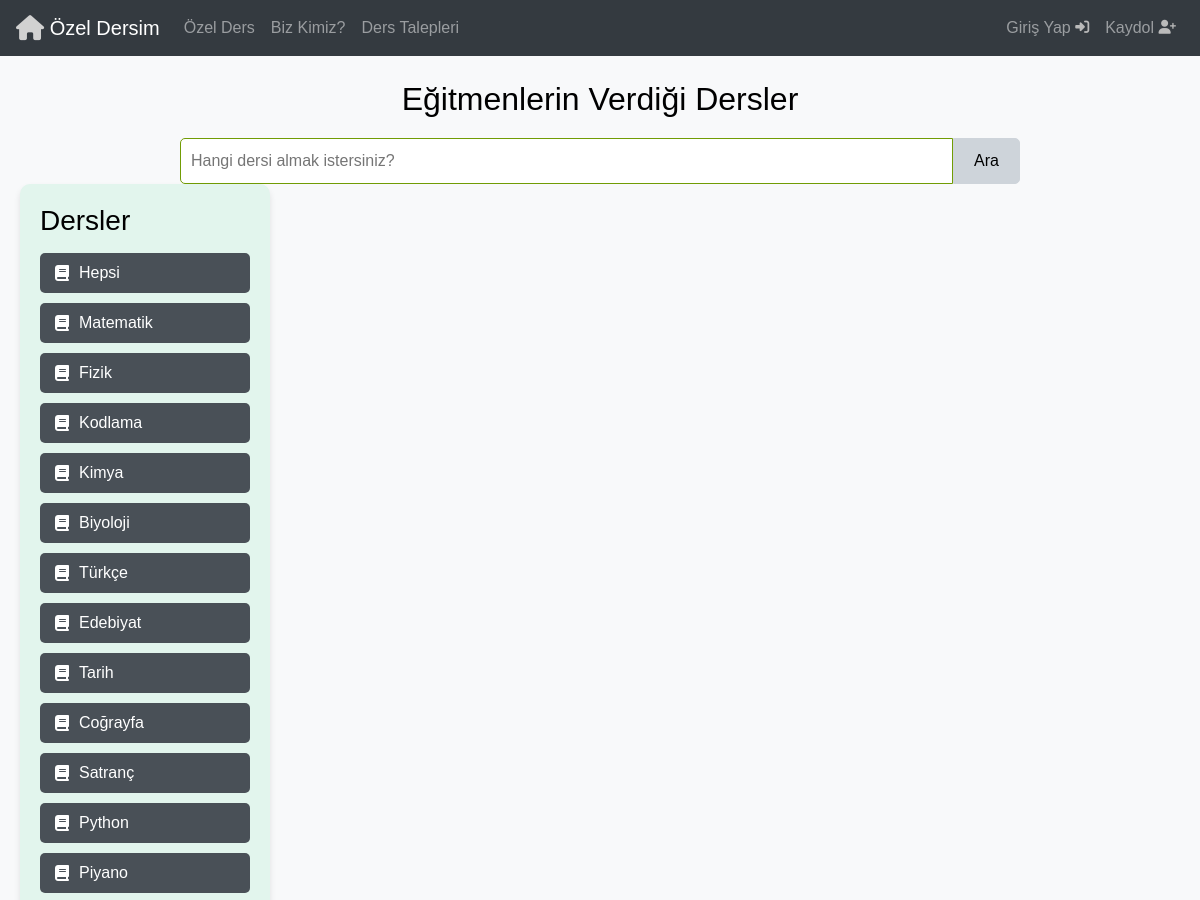
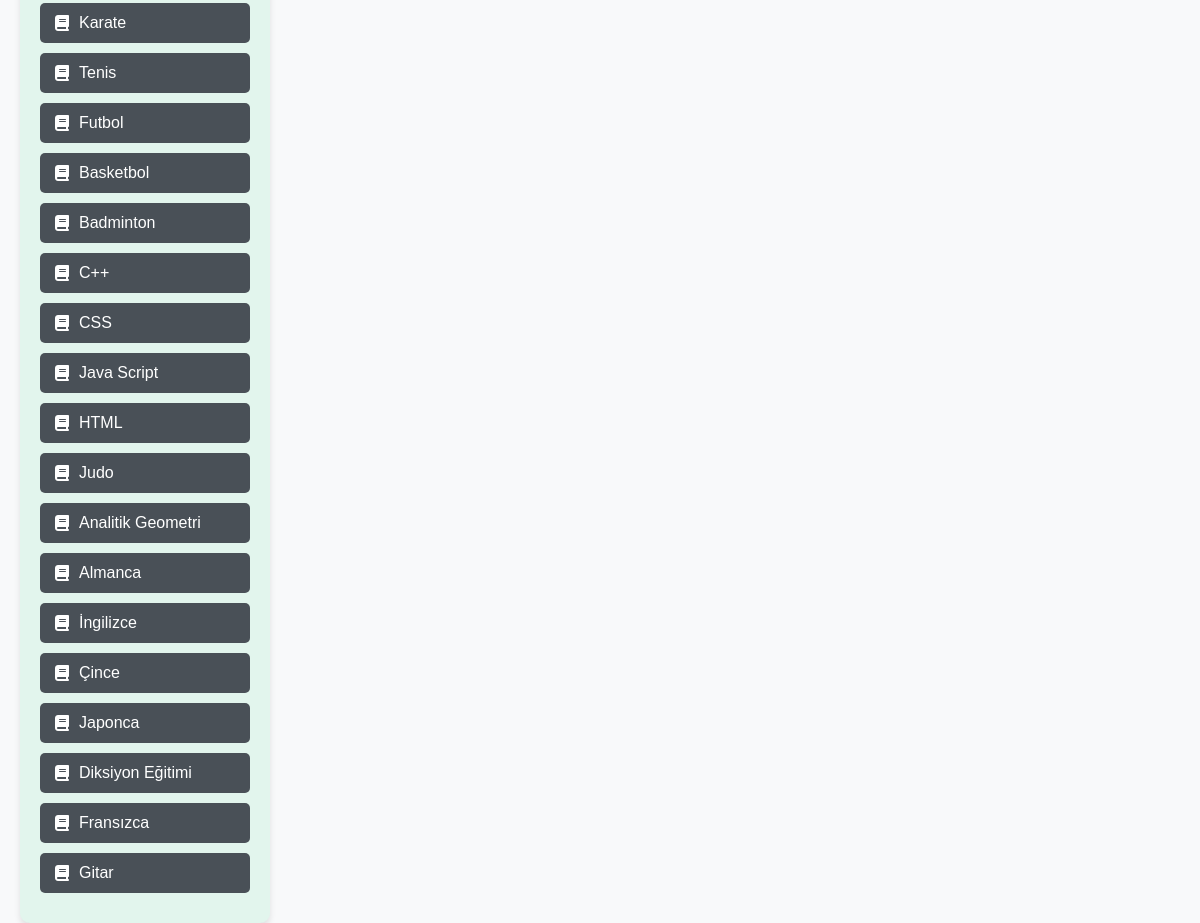
/OzelDers/?q=Satranç, run on an earlier commit of the app's database (2 pictures, top to bottom).
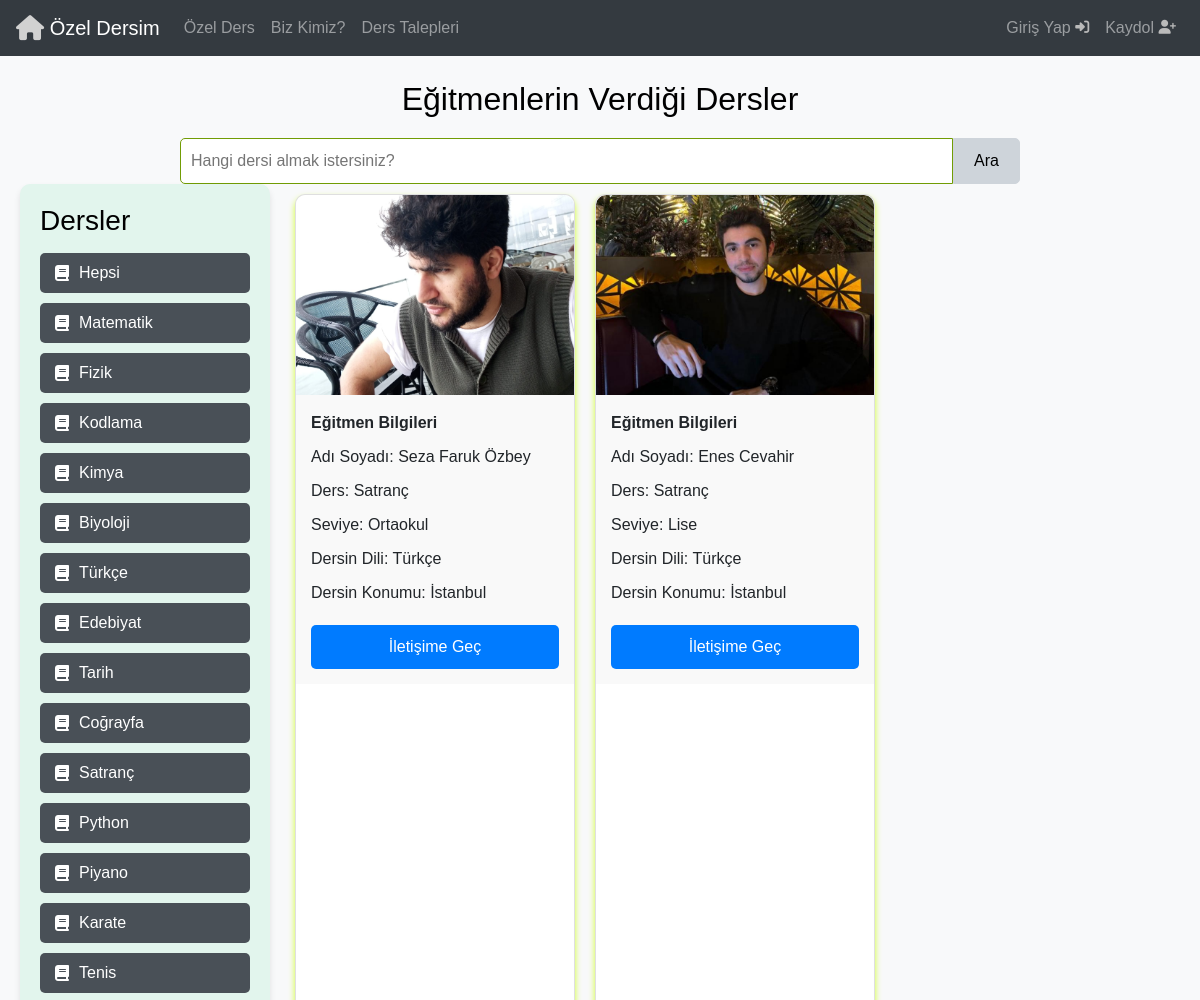
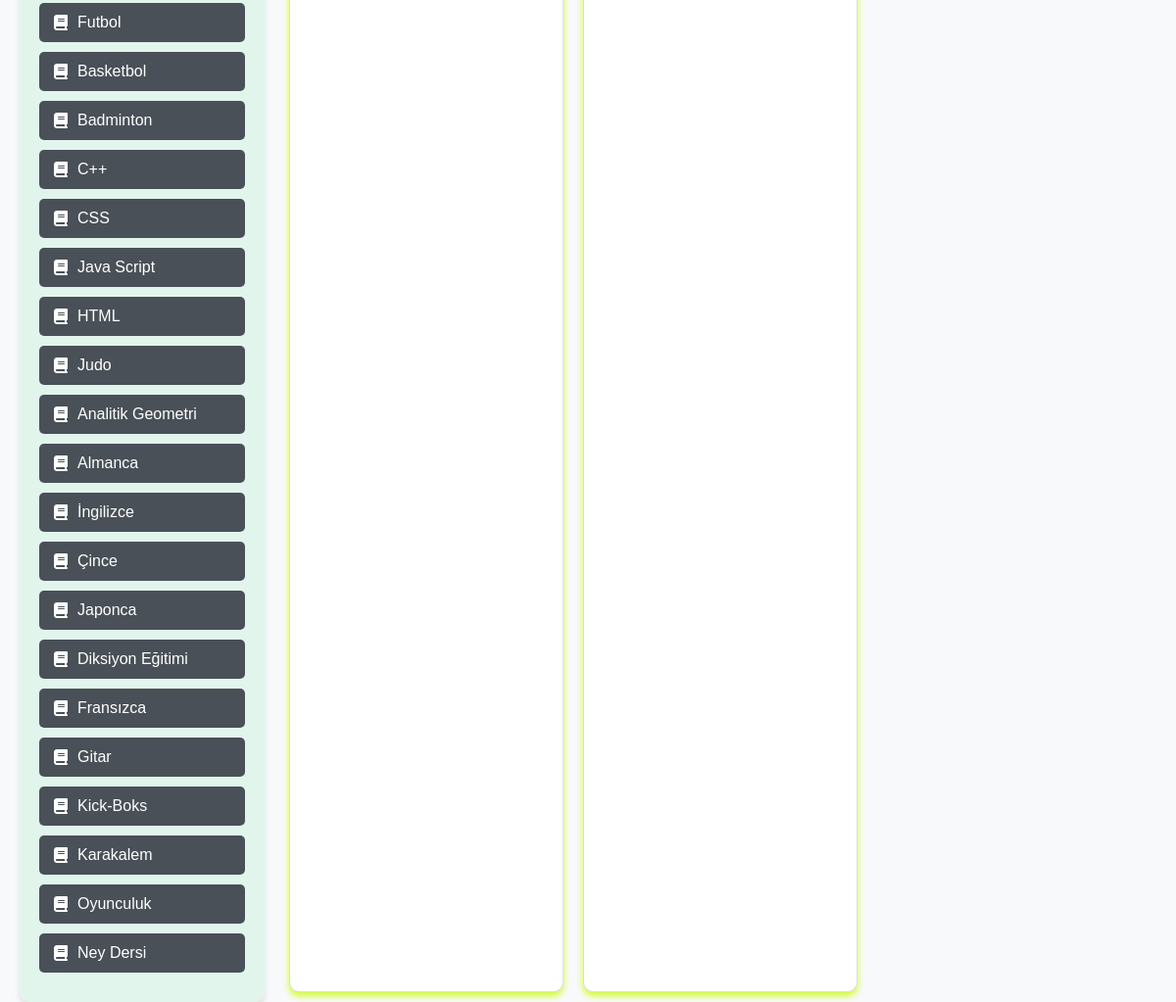
And on a later commit of the database (2 pictures, top to bottom).
### Base/models.py (models this page shows, shortened)
class Ders(models.Model):
  ders = models.CharField(max_length=50)
  def __str__(self) :
    return self.ders

class VerilenDersler(models.Model):
  seviye = [
    ('İlkokul', 'İlkokul'),
    ('Ortaokul', 'Ortaokul'),
    ('Lise', 'Lise'),
    ('Universite', 'Üniversite'),
    ('Yukseklisans','Yüksek Lisans'),
  ]
  ders = models.ForeignKey(Ders, on_delete=models.CASCADE)
  saatlik_ucret = models.IntegerField(validators=[MinValueValidator(0)])
  egitmen = models.ForeignKey(User, on_delete=models.CASCADE)
  ders_dili = models.ForeignKey(Dil, on_delete=models.CASCADE)
  sehir = models.ForeignKey(Sehir, on_delete=models.CASCADE)
  ders_seviyesi = models.CharField(max_length=50, choices=seviye)

class Profile(models.Model):
  secenek1 = [
    ('erkek','Erkek'),
    ('kadin','Kadın'),
  ]
  secenek2 = [
    ('egitmen','Eğitmen'),
    ('ogrenci','Öğrenci'),
  ]
  user = models.OneToOneField(User, null=True, on_delete=models.CASCADE)
  kullanici_tipi = models.CharField(max_length=50,null=False, choices=secenek2)
  bio = models.TextField(max_length=200, null=True,blank=True, default=None)
  profil_foto = models.ImageField(upload_to='avatarlar',null=True,blank=True,)
  cinsiyet = models.CharField(max_length=50,choices=secenek1)

class Dil(models.Model):
  dil = models.CharField(max_length=50)
  def __str__(self):
    return self.dil

class Sehir(models.Model):
  sehir = models.CharField(max_length=50)
  def __str__(self):
    return self.sehir

### Base/views.py (the view)
# urls.py: path('OzelDers/',views.OzelDers,name='OzelDers' ),
def OzelDers(request):
   q = request.GET.get('q') if request.GET.get('q') != None else ''
   verilen_dersler = VerilenDersler.objects.filter(
      Q(ders__ders__icontains=q) |
      Q(egitmen__first_name__icontains=q) |
      Q(egitmen__last_name__icontains=q) |
      Q(egitmen__username__icontains=q) |
      Q(egitmen__profile__cinsiyet__icontains=q) |
      Q(ders_dili__dil__icontains=q) |
      Q(sehir__sehir__icontains=q) |
      Q(saatlik_ucret__icontains=q) |
      Q(ders_seviyesi=q)
       )
   dersler = Ders.objects.all()
   context = {'verilen_dersler' : verilen_dersler, 'dersler' : dersler}
   return render(request,'OzelDers.html',context)

### Templates/OzelDers.html (shortened to what this page needs)
{% include 'navbar.html' %}
<!DOCTYPE html>
<html lang="en">
  <head>
    <link
      rel="stylesheet"
      href="https://stackpath.bootstrapcdn.com/bootstrap/4.5.2/css/bootstrap.min.css"
    />
    <link
      rel="stylesheet"
      href="https://cdnjs.cloudflare.com/ajax/libs/font-awesome/6.5.2/css/all.min.css"
    />
  </head>
  <body>
    <br />
    <h2 style="color: black; text-align: center">
      Eğitmenlerin Verdiği Dersler
    </h2>
    <form method="GET" action="{% url 'OzelDers' %}" class="search-form">
      <input
        type="text"
        name="q"
        class="search-input"
        placeholder="Hangi dersi almak istersiniz?"
        aria-label="Arama"
        aria-describedby="basic-addon2"
      />
      <button type="submit" class="search-button">Ara</button>
    </form>
    <div class="main-container">
      <div class="filter-links">
        <h3>Dersler</h3>
        <div class="filter-container">
          <a href="{% url 'OzelDers' %}" class="filter-link"><i class="fas fa-book"></i>Hepsi</a>
          {% for ders in dersler %}
          <a href="{% url 'OzelDers' %}?q={{ders.ders}}" class="filter-link"
            ><i class="fas fa-book"></i>{{ders.ders}}</a
          >
          {% endfor %}
        </div>
      </div>
      <div class="container">
        {% for ders in verilen_dersler %}
        <div class="card" onclick="window.location='';">
          <a href="{% url 'HocaDetay' ders.id %}">
            {% if ders.egitmen.profile.profil_foto %}
            <img
              src="{{ MEDIA_URL }}{{ ders.egitmen.profile.profil_foto.url }}"
              alt="Öğretmen 1"
            />
            {% else %}
            <img
              src="https://t4.ftcdn.net/jpg/00/64/67/63/360_F_64676383_LdbmhiNM6Ypzb3FM4PPuFP9rHe7ri8Ju.jpg"
            />
            {% endif %}
          </a>
          <div class="instructor-info">
            <p style="font-weight: bold">Eğitmen Bilgileri</p>
            <p>
              Adı Soyadı: {{ ders.egitmen.first_name }} {{ders.egitmen.last_name}}
            </p>
            <p>Ders: {{ ders.ders }}</p>
            <p>Seviye: {{ ders.ders_seviyesi }}</p>
            <p>Dersin Dili: {{ ders.ders_dili }}</p>
            <p>Dersin Konumu: {{ ders.sehir }}</p>
            {% if request.user.is_authenticated %} {% if request.user !=  ders.egitmen %}
            <a href="{% url 'IletisimeGec2' ders.id %}" class="contact-btn"
              >İletişime Geç</a
            >
            {% endif %} {% else %}
            <a href="{% url 'register' %}" class="contact-btn">İletişime Geç</a>
            {% endif %}
          </div>
        </div>
        {% endfor %}
      </div>
    </div>
  </body>
</html>

### Templates/navbar.html (shortened to what this page needs)
<!DOCTYPE html>
<html lang="en">
<head>
  <link rel="stylesheet" href="https://cdn.jsdelivr.net/npm/bootstrap@4.6.2/dist/css/bootstrap.min.css">
  <link rel="stylesheet" href="https://cdnjs.cloudflare.com/ajax/libs/font-awesome/6.5.2/css/all.min.css">
</head>
<body>
  <nav class="navbar navbar-expand-lg navbar-dark bg-dark">
    <a class="navbar-brand" href="{% url 'Home' %}"> <i class="fa-solid fa-house fa-lg" style="color: #d1d1d1;"></i>
      <width="30" height="30" class="d-inline-block align-top " alt="">
        Özel Dersim
    </a>
    <div class="collapse navbar-collapse" id="navbarSupportedContent">
      <ul class="navbar-nav mr-auto">
        <li class="nav-item">
          <a class="nav-link" href="{% url 'OzelDers' %}">Özel Ders</a>
        </li>
        <li class="nav-item">
          <a class="nav-link" href="{% url 'biz_kimiz' %}">Biz Kimiz?</a>
        </li>
        <li class="nav-item">
          <a class="nav-link" href="{% url 'DersTalepleri' %}">Ders Talepleri</a>
        </li>
      </ul>
      <div class="user-links">
        {% if request.user.is_authenticated %}
        <ul class="navbar-nav ml-auto">
          <li class="nav-item">
            <a class="nav-link">Merhaba {{request.user}}! <i class="fa-solid fa-hand fa-shake fa-sm" style="color: #c9c9c9;"></i></a>
          </li>
          <li class="nav-item">
           <a class="nav-link" href="{% url 'profil' request.user.id  %}">
              Hesabım <i class="fa-solid fa-user fa-sm" style="color: #c2c4c7;"></i></i></i></i></i>
            </a>
          </li>
          <li class="nav-item">
            <a class="nav-link" href="{% url 'mesaj'  %}">
              Mesajlar <i class="fa-regular fa-message fa-sm" style="color: #c7c9cc;"></i></i></i>
            </a>
          <ul class="nav navbar-nav navbar-right">
</ul>
          <li class="nav-item">
            <a class="nav-link" href="{% url 'logout'  %}">
              Çıkış Yap <i class="fa-solid fa-door-open fa-sm" style="color: #afb1b6;"></i></i></i></i>
            </a>
          </li>
        </ul>
        {% else %}
        <ul class="navbar-nav ml-auto">
          <li class="nav-item">
            <a class="nav-link" href="{% url 'login'  %}">
              Giriş Yap <i class="fas fa-sign-in-alt fa-sm" style="color: #bababa;"></i></i>
            </a>
          </li>
          <li class="nav-item">
            <a class="nav-link" href="{% url 'register' %}">
              Kaydol <i class="fas fa-user-plus fa-sm" style="color: #bababa;"></i></i>
            </a>
          </li>
        </ul>
        {% endif %}
      </div>
  </nav>
</body>
</html>

### Templates/OzelDers.html (style rules this page uses)
body { font-family: Arial, sans-serif; background-color: #f8f9fa; margin: 0; padding: 0px; box-sizing: border-box; }
h2 { text-align: center; margin-bottom: 20px; color: #007bff; }
.search-form { width: 70%; margin: 0 auto; display: flex; justify-content: center; align-items: center; }
.search-input { flex: 1; padding: 10px; border: 1px solid #719c04; border-radius: 5px 0 0 5px; }
.search-button { background-color: #ced4da; color: #000; border: 1px solid #ced4da; padding: 10px 20px; border-radius: 0 5px 5px 0; }
.main-container { display: flex; }
.filter-links { flex: 1; margin-left: 20px; background-color: #e2f5ed; padding: 20px; border-radius: 10px; box-shadow: 0 4px 6px rgba(0, 0, 0, 0.1); max-width: 250px; position: sticky; top: 20px; height: fit-content; }
.filter-links h3 { margin-bottom: 15px; color: #000000; }
.filter-links .filter-container { display: flex; flex-direction: column; }
.filter-links a { margin-bottom: 10px; padding: 8px 15px; text-decoration: none; color: #fff; background-color: #495057; border-radius: 5px; transition: background-color 0.3s ease; display: flex; align-items: center; }
.filter-links a .fa-book { margin-right: 10px; }
.container { flex: 3; display: flex; flex-wrap: wrap; justify-content: flex-start; }
.card { width: calc(33.33% - 20px); margin: 10px; background-color: #fff; border-radius: 10px; box-shadow: 0 4px 6px rgb(209, 255, 42); overflow: hidden; cursor: pointer; transition: transform 0.3s ease; }
.card img { width: 100%; height: 200px; object-fit: cover; border-top-left-radius: 10px; border-top-right-radius: 10px; }
.instructor-info { padding: 15px; background-color: #f9f9f9; border-top: 1px solid #f9f9f9; min-height: 150px; }
.instructor-info p { margin-bottom: 10px; }
.contact-btn { display: inline-block; margin-top: 10px; padding: 10px 15px; background-color: #007bff; color: white; text-align: center; border-radius: 5px; text-decoration: none; width: 100%; }

What changed in the data, as far as the page shows it:
added Ders: ders "Kick-Boks"
added Ders: ders "Karakalem"
added Ders: ders "Oyunculuk"
added Ders: ders "Ney Dersi"
added VerilenDersler: egitmen.profile.profil_foto (picture), egitmen.first_name "Seza Faruk", egitmen.last_name "Özbey", ders "Satranç", ders_seviyesi "Ortaokul", ders_dili "Türkçe", sehir "İstanbul"
added VerilenDersler: egitmen.profile.profil_foto (picture), egitmen.first_name "Enes", egitmen.last_name "Cevahir", ders "Satranç", ders_seviyesi "Lise", ders_dili "Türkçe", sehir "İstanbul"
